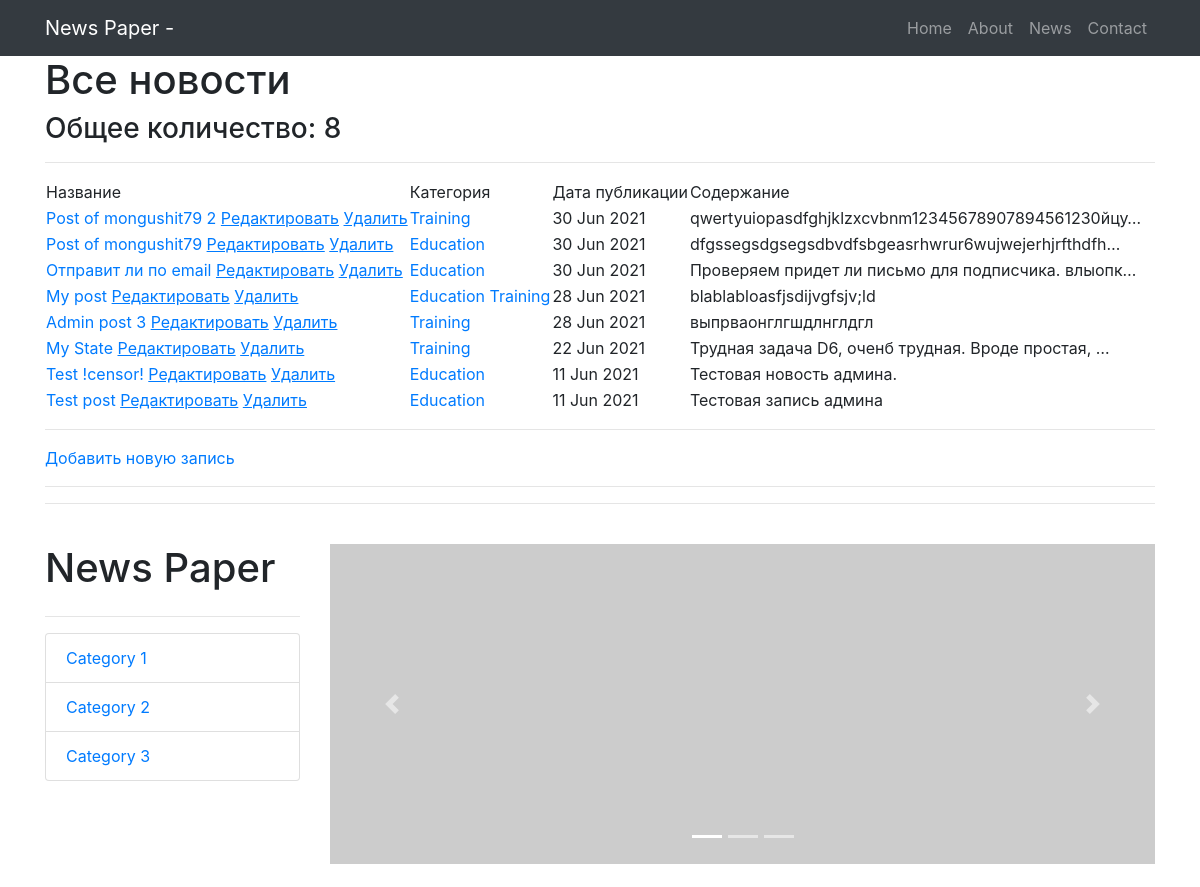
The page /news/ (upper part) on the database as committed earlier.
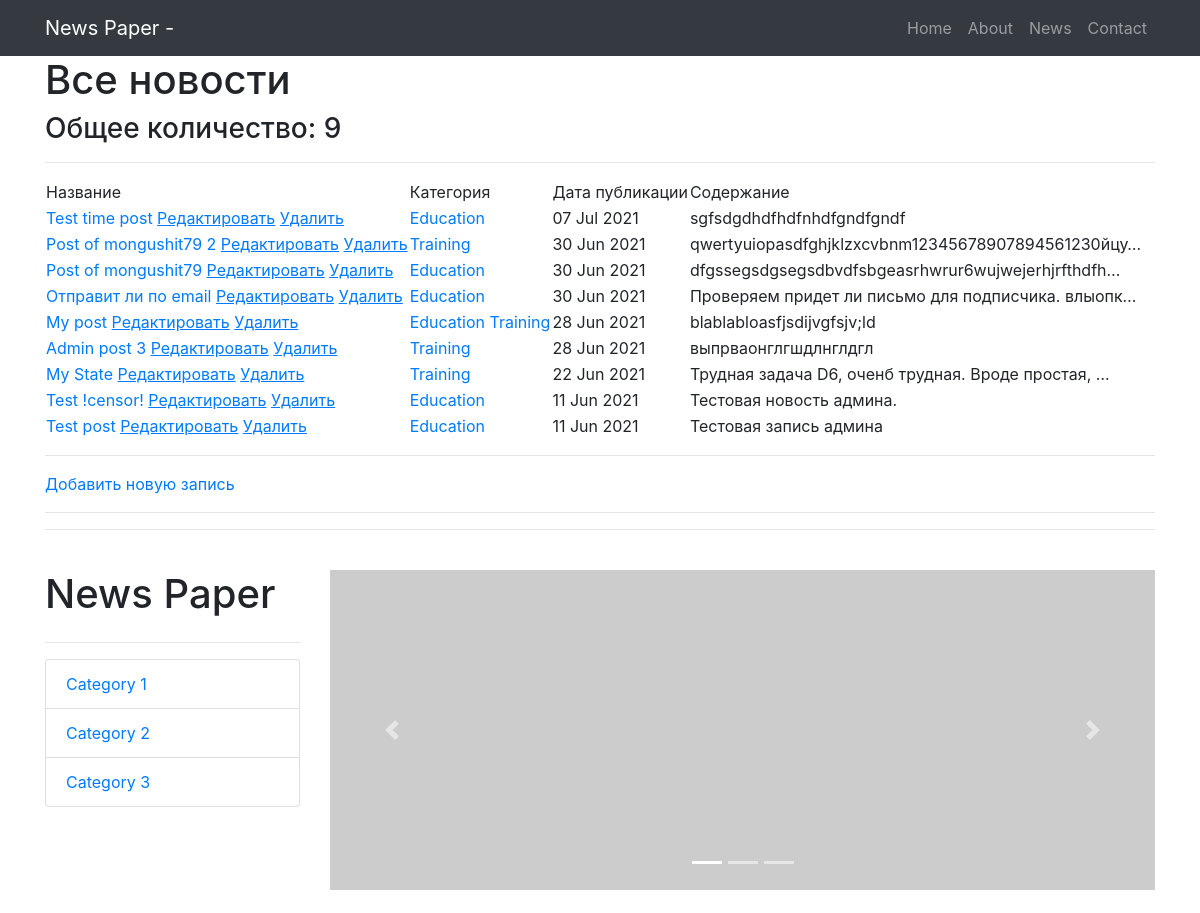
The same page on the database as committed later.
### news/models.py (models this page shows, shortened)
class Post(models.Model):
    state = 'ST'
    new = 'NE'
    POSITIONS = [
        (state, 'Статья'),
        (new, 'Новость')
    ]
    position = models.CharField(max_length=2,
                                choices=POSITIONS,
                                default=state)
    post_date = models.DateTimeField(auto_now_add=True)
    post_name = models.CharField(max_length=250)
    content = models.TextField()
    rating_post = models.IntegerField(default=0)
    author = models.ForeignKey(Author, on_delete=models.CASCADE)
    category = models.ManyToManyField(Category, through='PostCategory')

class Category(models.Model):
    name = models.CharField(max_length=100, unique=True)
    subscribers = models.ManyToManyField(User, blank=True)

### news/views.py (the view)
# urls.py: path('', PostList.as_view()),
class PostList(ListView):
    model = Post  # указываем модель, объекты которой мы будем выводить
    template_name = 'posts.html'  # указываем имя шаблона, в котором будет лежать html, в
    context_object_name = 'posts'  # это имя списка, в котором будут лежать все объекты,
    queryset = Post.objects.order_by('-post_date')
    paginate_by = 10
    def get_context_data(self, **kwargs):
        context = super().get_context_data(**kwargs)
        context['filter'] = PostFilter(self.request.GET,
                                       queryset=self.get_queryset())  # вписываем фильтр
        context['category'] = Category.objects.values_list()
        return context

### news/templatetags/custom_filters.py (called while the page is built)
@register.filter(name='censor')
def censor(value, arg):
    words = value.split()
    value1 = ''
    for word in words:
        if isinstance(word, str) and isinstance(arg, str):
            if word == arg:
                word = '!censor!'
            value1 += word + ' '
        else:
            raise ValueError(f'Нельзя {type(word)}!')
    return value1

### templates/posts.html (shortened to what this page needs)
{% extends 'flatpages/default.html' %}
{% load custom_filters %}
{% block content %}
    <h1>Все новости</h1>
    <h3>Общее количество: {{ posts | length }}</h3>
    <hr>
    {% if posts %}
        <table>
            <tr>
                <td>
                    Название
                </td>
                <td>
                    Категория
                </td>
                <td>
                    Дата публикации
                </td>
                <td>
                    Содержание
                </td>
            </tr>
        {% for post in page_obj %}
            <tr>
                <td>
                    <a href="{% url 'post' post.id %}">{{ post.post_name | censor:'new' }}</a>
                    <a href="{% url 'post_update' post.id %}"><u>Редактировать</u></a>
                 <a href="{% url 'post_delete' post.id %}"><u> Удалить </u></a>
                </td>
                <td>
                    {% for category in post.category.all %}
                        <a href="{% url 'category' category.pk %}">{{ category.name }}</a>
                    {% endfor %}
                </td>
                <td>
                    {{ post.post_date | date:'d M Y' }}
                </td>
                <td>
                    {{ post.content | truncatechars:50 | censor:'ipsum' }}
                </td>
            </tr>
        {% endfor %}
        </table>
        <hr>
        <a href="{% url 'post_create' %}">Добавить новую запись</a> <br>
        <hr>
    {% else %}
        <h2>Новостей нет!</h2>
        <a href="{% url 'post_create' %}">Добавить новую запись</a> <br>
    {% endif %}
{% endblock content %}

Rows that differ between the two databases and show on the page:
added Post: post_name|censor "Test time post", post_date "07 Jul 2021", content|censor "sgfsdgdhdfhdfnhdfgndfgndf", Category (name "Education")
Other text that changed with them:
{{ posts | length }}: "8" → "9"
